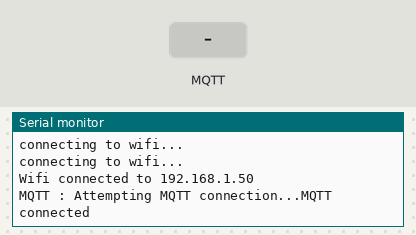
The sketch below on a simulated ESP32. Parts: the last lines printed to the serial monitor. The test bench sets the inputs (shaded band). WiFi joins after 1.5 s; servers stay silent unless stated; random numbers use the default seed unless the sketch sets one; no MQTT or app messages arrive unless stated.

Above: at 3.2 s.
3.3 s: MQTT message "1" arrives on the first subscribed topic
At 4.1 s:
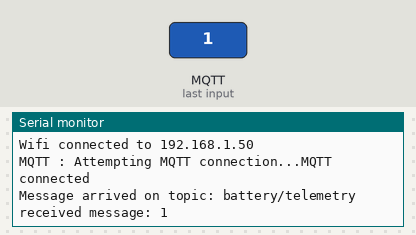
4.8 s: MQTT message "on" arrives on the first subscribed topic
At 5.6 s:
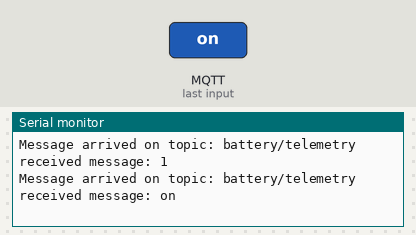
6.3 s: MQTT message "off" arrives on the first subscribed topic
At 7.1 s:
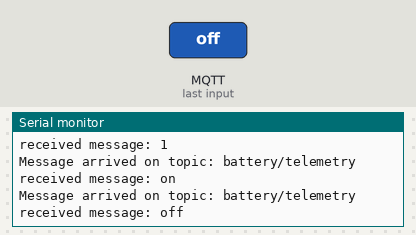

Measured:
- after the input at 3.3 s, the serial monitor: prints a new line after 0.06 s (image 1)
- after the input at 4.8 s, the serial monitor: prints a new line after 0.07 s (image 2)
- after the input at 6.3 s, the serial monitor: prints a new line after 0.08 s (image 3)

The sketch:

esp32batterybridge.ino
```cpp
#include <WiFi.h>
#include <PubSubClient.h>

const char* ssid = "TP-Link_3logytech";
const char* password =  "3logytech1928";

const int mqttPort = 8883;
const char* mqttServer = "192.168.0.104";
const char* mqttTopic = "battery/telemetry";
const char* mqttClientId = "esp32-gateway";

WiFiClient wifiClient;
PubSubClient mqttClient(wifiClient);

// Module: generates random values for each field and publishes it on the MQTT topic

void setupWifi() {
  WiFi.begin(ssid, password);
  while (WiFi.status() != WL_CONNECTED) {
    delay(1000);
    Serial.println("connecting to wifi...");
  }
  Serial.print("Wifi connected to ");
  Serial.println(WiFi.localIP());
}

void MQTTConnect() {

  while (!mqttClient.connected()) {
    Serial.print("MQTT : Attempting MQTT connection...");
    if (mqttClient.connect(mqttClientId)) {
      Serial.println("MQTT connected");

      // Subscribe to topics, one topic per line.
      mqttClient.subscribe(mqttTopic);
    } else {
      Serial.print("MQTT : Failed to connect to MQTT , rc=");
      Serial.print(mqttClient.state());
      Serial.println("MQTT : Trying again to connect to MQTT in 5 seconds");

      // Wait 5 seconds before retrying
      delay(5000);
    }
  }
}

// TODO: handle data from downstream device
void callback(char* topic, byte* payload, unsigned int length) {
  Serial.print("Message arrived on topic: ");
  Serial.println(topic);
  Serial.print("received message: ");

  //when message is received forward it to server
  for (int i = 0; i < length; i++) {
    Serial.print((char)payload[i]);
  }
  Serial.println();
}

void setup() {
  Serial.begin(115200);
  randomSeed(analogRead(0));
  setupWifi();

  mqttClient.setServer(mqttServer, mqttPort);
  mqttClient.setCallback(callback);
}

void loop() {
  // Connect to MQTT and reconnect if connection drops
  if (!mqttClient.connected()) {
    MQTTConnect();
  }
  mqttClient.loop();

  // generates randomised data
  int battery_id = random(0,20);
  String ble_uuid = "abcdeg";
  float humidity = random(0,1000) / 100.0;
  float temperature = random(0,1000) / 100.0;
  float internal_series_resistance = random(0,1000) / 100.0;
  float internal_impedance = random(0,1000) / 100.0;
  String message = "{'battery_id':"+String(battery_id) + ", 'ble_uuid': '"+ble_uuid + "', 'humidity': "+String(humidity) + ", 'temperature': "+String(temperature) +
    ", 'internal_series_resistance': "+String(internal_series_resistance) + ", 'internal_impedance': "+String(internal_impedance) + ", ";

  mqttClient.publish(mqttTopic, message.c_str());
  delay(100);
}
```
